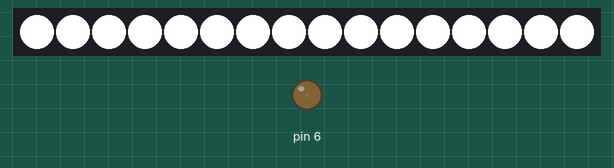
This sketch was run on a simulated Arduino Uno, built with avr-gcc and run on an emulated ATmega328P. Parts: 16 RGB LEDs in strip order, left to right, output pins drawn as LEDs (lit = HIGH).

Above: at 0.1 s.
At 1.1 s:
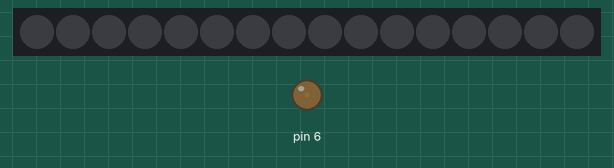

Measured:
- what the display in image 1 shows lasts 1.0 s, from 1.0 s to 2.0 s

The sketch:

TLC5940_Demo.ino
```cpp
/*
    Basic Pin setup (by BitBang protocol):
    ------------                                  ---u----
    ARDUINO   13|                           OUT1 |1     28| OUT channel 0
              12|                           OUT2 |2     27|-> GND (VPRG)
              11|                           OUT3 |3     26|-> SIN (pin 7)
              10|                           OUT4 |4     25|-> SCLK (pin 4)
               9|-> XLAT (pin 24)             .  |5     24|-> XLAT (pin 9)
               8|                             .  |6     23|-> BLANK (pin 6)
               7|-> SIN (pin 26)              .  |7     22|-> GND
               6|-> BLANK (pin 23)            .  |8     21|-> VCC (+5V)
               5|                             .  |9     20|-> 2K Resistor -> GND
               4|-> SCLK (pin 25)             .  |10    19|-> +5V (DCPRG)
               3|-> GSCLK (pin 18)            .  |11    18|-> GSCLK (pin 3)
               2|                             .  |12    17|-> SOUT
               1|                             .  |13    16|-> XERR
               0|                           OUT14|14    15| OUT channel 15
    ------------                                  --------

*/

#include "Tlc5940.h"

void setup()
{
   Tlc.init();

   // When SS Pin is moved to D6
   pinMode(6, OUTPUT);
   analogWrite(6, 1);
}

unsigned int br = 4095;

void loop()
{
  for (byte i=0; i < NUM_TLCS * 16; i++)
  {
    Tlc.set(i, br);
  }
  Tlc.update();
  delay(1000);
  if (br==0) br = 4095; else br=0;
  //if (br==0) br = 4095; else br=4095;


}
```
